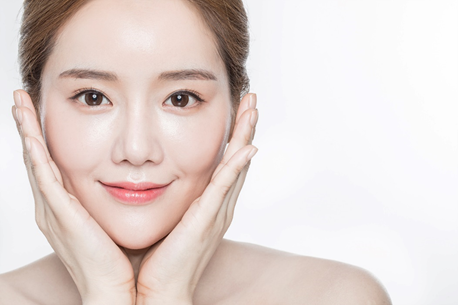
#> input picture data/find_face.jpg, 458 x 305 px
$ jupyter execute --allow-errors LogDog.ipynb
#> lines starting #> are read from the running program, lines starting #| are printed output that depends on the picture; after the words box and inside, x2 and y2 are one past the last pixel; in counts of white or black regions, pixels touching at a corner belong together
[cell 1]
#CONVOLUTION에 후처리 추가.

import numpy as np

def conv(src,kernel,stride=1,zero_padding=None):
    result=[]

    f_y, f_x= np.shape(src)# 영상의 크기
    print(f_y,f_x)
    k_y, k_x= np.shape(kernel)#커널의 크기


    #padding이 없다면, 자동으로 이미지 사이즈 유지하도록 설정.
    if zero_padding is None:
        #same padding 만들기위해 패딩 사이즈 계산.
        padding_y = int((stride * f_y-stride-f_y+k_y)/2)

        padding_x = int((stride * f_x-stride-f_x+k_x)/2)
        print(padding_y,padding_x)

        src = np.pad(src, ((padding_y,padding_y),(padding_x,padding_x)), 'constant', constant_values=0)
    elif zero_padding!=0:
        # 0을 제외하고 zero padding
        padding_y=zero_padding
        padding_x=zero_padding
        src = np.pad(src, ((zero_padding,zero_padding),(zero_padding,zero_padding)), 'constant', constant_values=0)
    else:
        #0일때, 패딩을 주지않는다.
        padding_y=0
        padding_x=0
    print("입력 : \n",src)

    #이미지 사이즈 다시 계산
    f_y, f_x= np.shape(src)# 영상의 크기
    #print(f_y,f_x)

    #패딩이 생기면 시작점도 달라야한다.
    start_y = padding_y
    start_x = padding_x

    if zero_padding !=0:
        #print('y 좌표 최대 ',f_y-padding_y)
        #print('x 좌표 최대 ',f_x-padding_x)
        for y in range(start_y,f_y-padding_y,stride):
            for x in range(start_x,f_x-padding_x,stride):
                result.append((src[y-padding_y:y+k_y-padding_y, x-padding_x:x+k_x-padding_x]* kernel).sum())
        #영상 사이즈는 이전 사이즈 그대로.
        OUTPUT_Y=f_y - 2*padding_y
        OUTPUT_X=f_x - 2*padding_x


    else:
        #print('y 좌표 최대 ',f_y-k_y+1)
        #print('x 좌표 최대 ',f_x-k_x+1)
        for y in range(start_y,f_y-k_y+1,stride):
            for x in range(start_x,f_x-k_x+1,stride):
                result.append((src[y:y+k_y,x : x+k_x]* kernel).sum())
        #영상 크기 계산
        OUTPUT_Y=int( ((f_y-k_y)/stride)+1 )
        OUTPUT_X=int( ((f_x-k_x)/stride)+1 )
        #print(OUTPUT_Y,OUTPUT_X)


    result=np.array(result).reshape(OUTPUT_Y,OUTPUT_X)
    #후처리( 0보다 작으면 0, 255보다 크면 255)
    result[result<0]=0
    result[result>255]=255
    return result

[cell 2]
# EX) 소벨 마스크를 이용한 에지 검출. 에지와 관련된 맵들.
import cv2
import numpy as np
from matplotlib import pyplot as plt

img = cv2.imread("../../data/find_face.jpg",0) # gray scale로 읽어서, 1 채널 명암값에 필터를 적용한다.
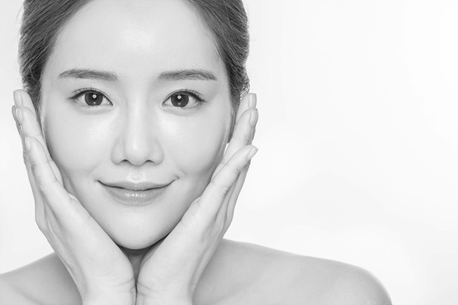
#> img: shape (305, 458); min 21, max 255, mean 217.6

# 소벨 커널을 직접 생성해서 엣지 검출
## 소벨 커널 생성
gx_k = np.array([[-1,0,1], [-2,0,2],[-1,0,1]])

edge_dx = cv2.filter2D(img, -1, gx_k,borderType=0)
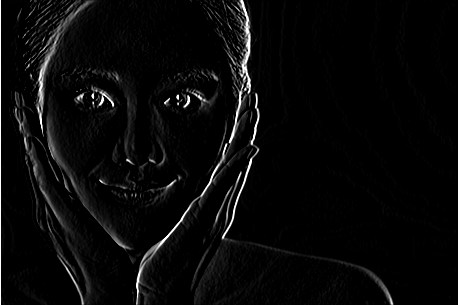
#> edge_dx: shape (305, 458); min 0, max 255, mean 9
#print("filter 2d 결과 \n",edge_dx)
edge_dx_self = conv(src=img, kernel=gx_k)
#| 305 458
#| 1 1
#> in conv, `src = np.pad(src, ((padding_y,padding_y),(padding_x,padding_x)), 'cons..`:
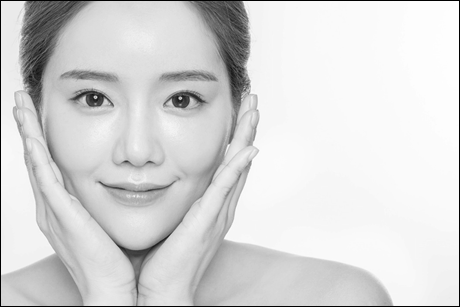
#> src: shape (307, 460); min 0, max 255, mean 215.2
#> (printed output is left out)
#> after the loop in conv, `for y in range(start_y,f_y-padding_y,stride):`: result = 139690 items
#> in conv, `result=np.array(result).reshape(OUTPUT_Y,OUTPUT_X)`:
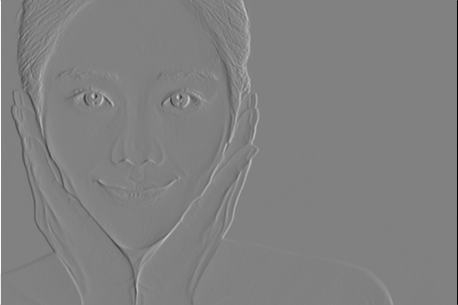
#> result: shape (305, 458) int64; min -1016, max 992, mean 0.1; drawn with min black and max white
#> in conv, `result[result<0]=0`:
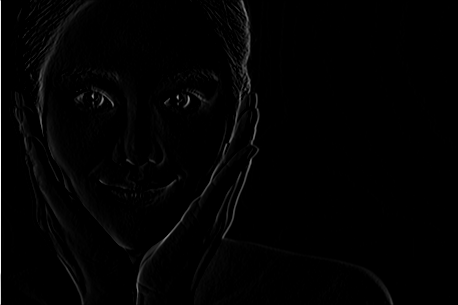
#> result: shape (305, 458) int64; min 0, max 992, mean 10.8; drawn with min black and max white
#> in conv, `result[result>255]=255`:
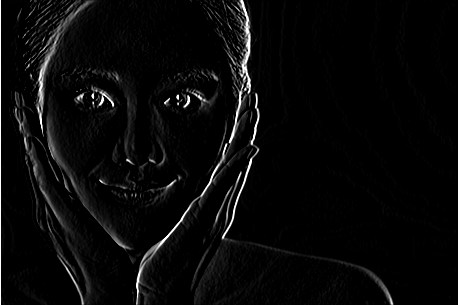
#> result: shape (305, 458) int64; 0.62% of pixels changed, all inside (x1, y1, x2, y2) = (0, 0, 259, 305)
#print("결과 \n",edge_dx_self)


fig =plt.figure(figsize=(10,10))

plt.subplot(221)# 1행 2열중 1번째
plt.imshow(img,'gray')
plt.title('filter2D')

plt.subplot(223)# 1행 2열중 1번째
plt.imshow(edge_dx,'gray')
plt.title('filter2D')


plt.subplot(224)# 1행 2열중 1번째
plt.imshow(edge_dx_self,'gray')
plt.title('self')

#결과가 다른 이유는 최대값과 음수에대한 예외처리로 발생.
#255이상은 255로, 음수는 전부 0

## - 가우시안 커널 구현

마지막으로 합으로 나눠주면 된다.

커널의 한변 길이는 자동으로 (6시그마) or (6시그마+1)로 설정한다.

---
```
gaussian(sigma)

    - sigma : 표준편차를 넣으면 자동 생성.

```

[cell 3]
#ex) 가우시안 필터구현
#https://throwexception.tistory.com/1060
import cv2
from matplotlib import pyplot as plt

def gaussian(sigma):
    #커널 사이즈 할당
    kernel_size = np.around(6*sigma)
    if kernel_size%2 ==0:
        kernel_size=kernel_size+1
    print("커널 사이즈: ",kernel_size,kernel_size)
    a = kernel_size//2

    #x,y좌표 생성
    x, y = np.ogrid[-a:a+1, -a:a+1]
    #print(x,y)

    #가우시안 식 대입.
    kernel = np.exp(-(y**2+x**2)/(2*sigma**2))# 상수는 제외
    kernel = kernel/np.sum(kernel)
    #print('가우시안 커널 \n',kernel)

    return kernel

[cell 4]
gaussian(1/2)

[cell 5]
# EX) 가우시안 구현. conv함수, 가우시안, filter2d 비교
from matplotlib import font_manager, rc
font_path = "C:/Windows/Fonts/NGULIM.TTF"
#> (the rest of this cell did not finish here and is left out)

## - LOG 필터 (Laplacian of Gaussian)

라플라시안은 이차편도함수를 더한것이다.

영상 f를 가우시안 스무딩하고, 다시 라플라시안을 구한다면 계산 효율이 떨어진다.

또한, 가우시안을 이산 필터로 근사화, 라플라시안을 이산 필터로 근사화 한다. 근사화가 두번되어 오차가 커진다.

그래서, LOG 필터를 사용한다.

컨볼루션과 라플라시안 연산 간 결합법칙이 성립한다.

그래서, 가우시안 커널에 라플라시안을 연산하고, 영상과 컨볼루션 한 것이 LOG 필터이다.

[cell 6]
#ex) 라플라시안 가우시안 필터구현
#https://throwexception.tistory.com/1060
import cv2
from matplotlib import pyplot as plt

def laplacian_gaussian(sigma):
    #커널 사이즈 할당
    kernel_size = np.around(6*sigma)
    if kernel_size%2 ==0:
        kernel_size=kernel_size+1
    print("커널 사이즈: ",kernel_size,kernel_size)
    a = kernel_size//2


    #x,y좌표 생성
    x, y = np.ogrid[-a:a+1, -a:a+1]
    #print(x,y)

    #가우시안 식 대입.
    kernel = ((y**2+x**2)-2*(sigma**2))*np.exp(-(y**2+x**2)/(2*sigma**2))# 상수는 제외
    #라플라시안은 안나눠준다.

    return kernel

[cell 7]
laplacian_gaussian(1/2)
#중앙이 -로가는 모자모양

[cell 8]
from mpl_toolkits.mplot3d import Axes3D
X = np.arange(-15, 16)
Y = np.arange(-15, 16)
z=laplacian_gaussian(5)
